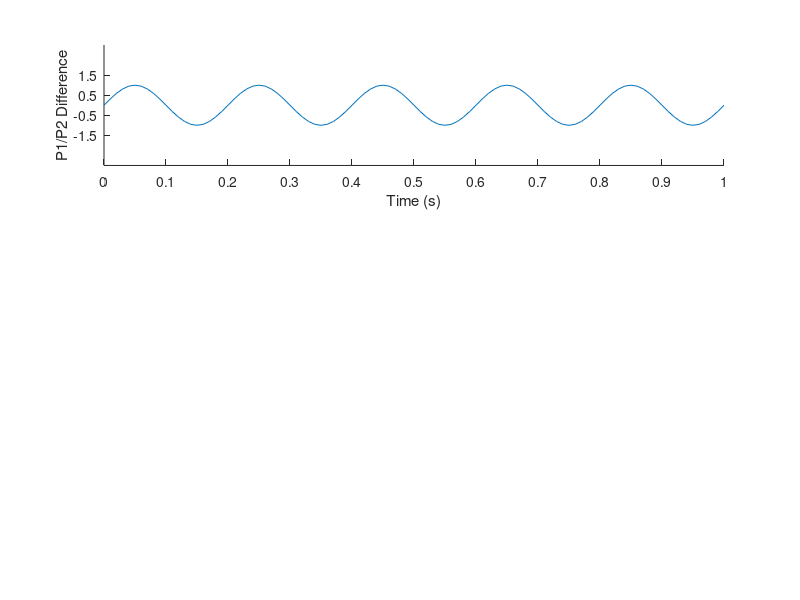
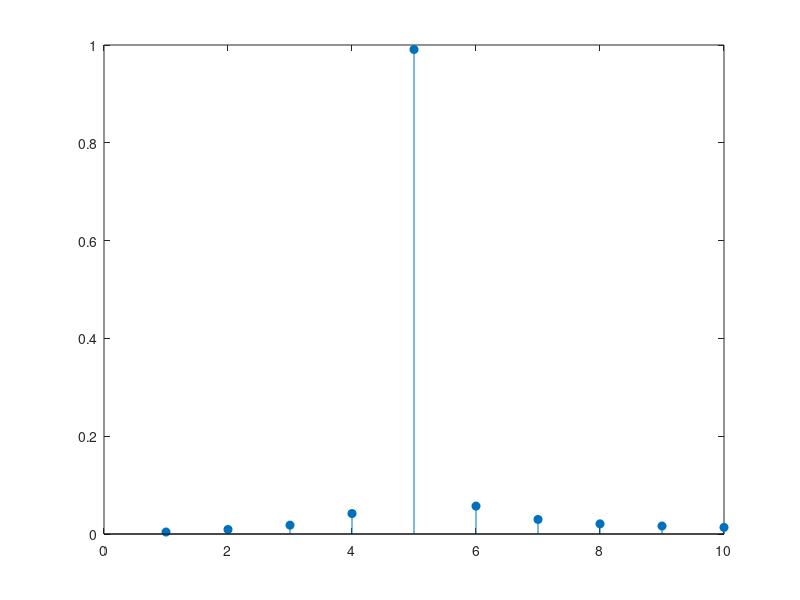

The MATLAB script that drew these images, in order: (Note: this script raises an error after producing the figures.)
% PECAR_freqsim.m
%
% Create some fake data which has or does not have a periodicity to it and
% attempt to reconstruct it.
clear all

nsim = 1000; % How many times to run the subject groups through the analysis

nsubj = 15;
noise = 1; % 0 is no noise

% The frequency analysis occurs on the pdif so start by creating a pdif
% vector.
dt_sampled = .04;
maxt_sampled = .520;
t_sampled = dt_sampled:dt_sampled:maxt_sampled;

dt = .01;
maxt = 1;

t = 0:dt:maxt;
nt = length(t);

% Find the locations of the sampled time points in this experiment
t_loc = dt_sampled/dt+1:dt_sampled/dt:find(t==maxt_sampled);
nt_sampled = length(t_loc);

Fs = 1/dt_sampled; % sampling frequency
T = 1/Fs; % period
L = nt_sampled-1; % number of sampled periods
f = Fs*(0:(L/2))/L; 
freqs = f(2:end); % sampled frequencies

nCycles = 5; % Make this the period of the effect
amp = 1;
phase = 0;

pdif = amp*sin(2*pi*t*nCycles-pi*phase/180);

y = fft(pdif);
id = 2:11;
figure(2)
stem(2*abs(y(id))/nt,'fill')

figure(1)
clf
subplot(3,1,1)
hold on
plot(t, pdif)
xlabel('Time (s)');
set(gca,'XTick',0:.1:maxt);
set(gca,'YTick',-1.5:1.5);
ylabel('P1/P2 Difference');
set(gca,'YLim',amp*3*[-1,1]);

%% Now simulate groups of observers
for i = 1:nsim
    
    for ss = 1:nsubj
        % added noise
        pdif_group(ss,:) = pdif(t_loc) + noise*randn(1,nt_sampled);
        
        %% Run the same analysis as on the real data on this noisy pdif
        F = fft(pdif_group(ss,:)); % Only use the time points sampled in the experiment
        
        A = complex2real(F,t(t_loc));
        
        pdif_amps(ss,:) = A.amp(1:end-1);
        
    end
    pdiff_mean_tmp(i,:) = mean(pdif_group);
    pdiff_se_tmp(i,:) = std(pdif_group,1)/sqrt(nsubj);
    
    pdif_amps_mean_tmp(i,:) = mean(pdif_amps);
    pdif_amps_se_tmp(i,:) = std(pdif_amps)/sqrt(nsubj);
    
    maxampfreq(i) = freqs(find(pdif_amps_mean_tmp(i,:) == max(pdif_amps_mean_tmp(i,:)))); % 
end

pdiff_mean = mean(pdiff_mean_tmp);
pdiff_se = mean(pdif_group);

pdif_amps_mean = mean(pdif_amps_mean_tmp);
pdif_amps_se = mean(pdif_amps_se_tmp);

% Plot the mean data of pdif with periodicity
subplot(3,1,2)
hold on
errorbar(t(t_loc), pdiff_mean, pdiff_se, 'ko-')
xlabel('Time (s)');
set(gca,'XTick',0:.1:maxt);
set(gca,'YTick',-1.5:1.5);
ylabel('P1/P2 Difference');
set(gca,'YLim',amp*3*[-1,1]);

% Plot the frequency spectra
subplot(3,1,3)
hold on
errorbar(freqs,pdif_amps_mean,pdif_amps_se,'ko-')
set(gca,'XTick',freqs,'XTickLabel',round(freqs,3,'Significant'))
xlabel('Frequency')
ylabel('Amplitude')
title('Real data: Frequency power')
% Add a line at the real frequency of this fake data
plot([nCycles,nCycles],[0,max(pdif_amps(:))],'k:','LineWidth',2)

figure(3)
clf
hold on
hist(maxampfreq)
set(gca,'XTick',freqs,'XTickLabel',round(freqs,3,'Significant'),...
    'XLim',[0,max(freqs)+1],'YLim',[0,nsim+20])

